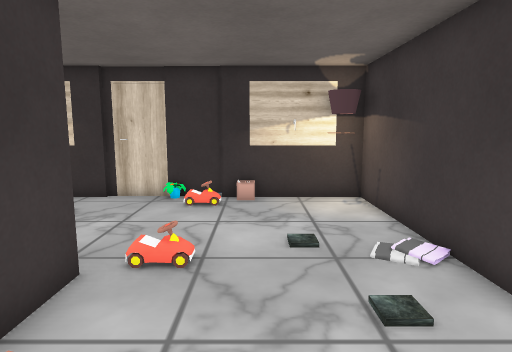
view 1 (above)

12 first-person views from a walk through a 3-D level made in the Unity game engine. The camera is 1.2 m above the floor, tilts 8° down and sees 75° across. The floor is counted in squares, 0.5 m on a side. Each view is taken from the middle of a square. On the plan, view 1 faces up. The plan holds only what a view shows up to about 20 squares ahead; the rest is blank. The place goes on beyond the plan. The player character is not drawn. Some surface patterns are stand-ins.

view 2
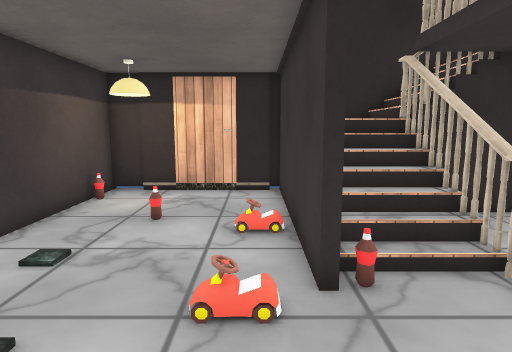

view 3
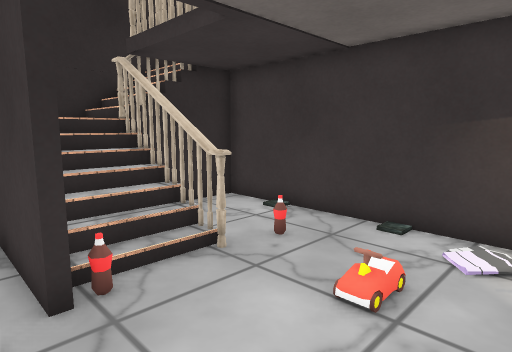

view 4
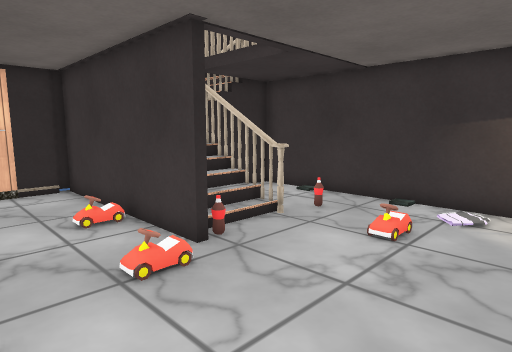

view 5
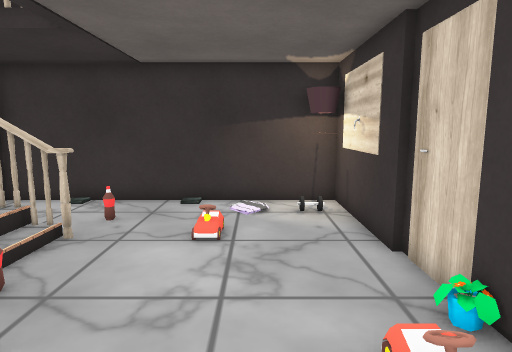

view 6
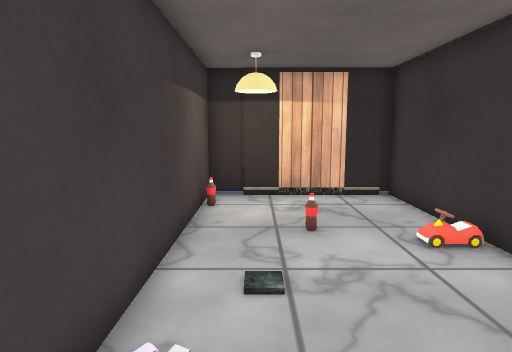

view 7
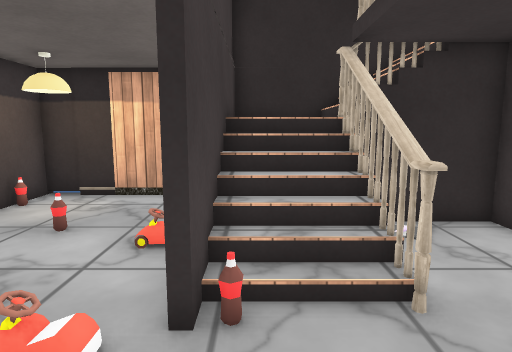

view 8
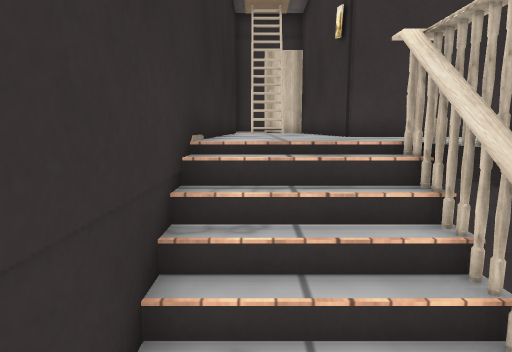

view 9
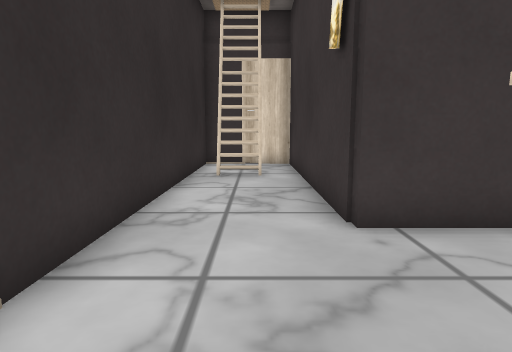

view 10
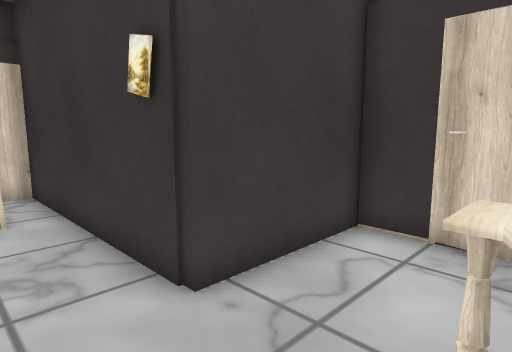

view 11
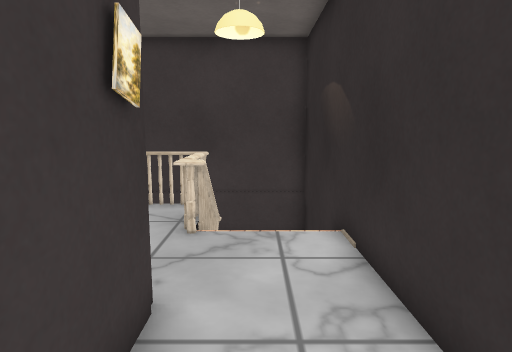

view 12
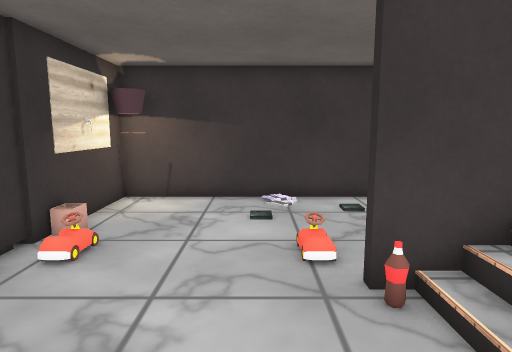

### Floor plan
Key: @ floor where view 1 was taken; # wall or solid block; . main floor; : floor 1.25 m higher than the main floor; + floor 2.25 m higher than the main floor; * floor 2.5 m higher than the main floor; / step, stairs or slope; = window, fence, low wall or low ledge; v drop or lower ground; O other object.
Columns run from 19 left of view 1 to 4 right of it. Each row starts with its distance up from view 1.
 12          ###############
 11          ## .....O...###
 10          #............ #
  9          #.............#
  8          #...O.........#
  7          #.............#
  6          #.......O.....#
  5       ####.O.O.O#......#
  4       #**v...O//#......#
  3       #**....O//#......#
  2       #**... #//#O.....#
  1       #**.# O#//#...O..#
  0 #######***OOOO  #..@...#
 -1 #=********+//   #.....O#
 -2 #=********+//  :#......#
 -3 ########################

Where each view was taken, in squares from view 1:
view 1: 0 up, 0 right, facing up
view 2: 10 up, 2 left, facing down
view 3: 10 up, 2 left, facing down-left
view 4: 11 up, 1 right, facing down-left
view 5: 9 up, 1 right, facing left
view 6: 9 up, 2 right, facing down
view 7: 9 up, 4 left, facing down
view 8: 2 down, 4 left, facing left
view 9: 1 down, 8 left, facing left
view 10: 2 down, 9 left, facing up-left
view 11: 1 down, 17 left, facing right
view 12: 7 up, 8 left, facing right
